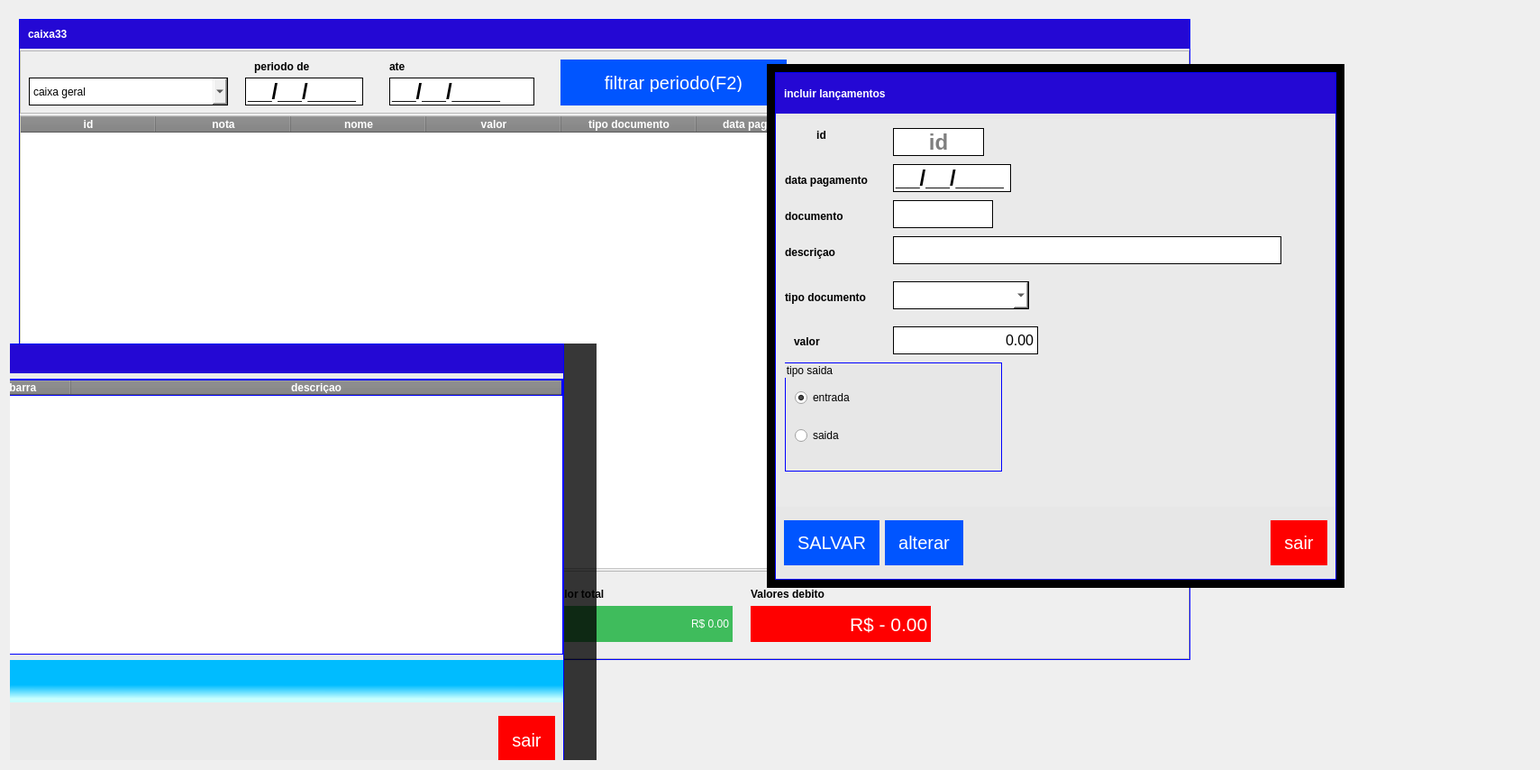
<?xml version="1.0" encoding="UTF-8"?>
<ui version="4.0">
 <class>FormCaixa</class>
 <widget class="QWidget" name="FormCaixa">
  <property name="geometry">
   <rect>
    <x>0</x>
    <y>0</y>
    <width>1709</width>
    <height>854</height>
   </rect>
  </property>
  <property name="windowTitle">
   <string>FormCaixa</string>
  </property>
  <property name="styleSheet">
   <string notr="true">QWidget{text-transform: uppercase;

}

QPushButton{
	text-align:center;
	color:#fff;
	border:0px;
	
	font-size:20px;
	cursor: pointer;
	background-color: rgb(0, 85, 255);
padding:15px 15px;
}
QPushButton:hover{
background-color:#3668ff;
}

QLabel{
font-size: 12px;
font-family: &quot;Arial&quot;;
font-weight: bold;
color:black;
border: none;
}
QLineEdit{
background-color: rgb(255, 255, 127);
font-size: 24px;
font-family: &quot;Arial&quot;;
font-weight: bold;
color: rgb(0, 0, 0);
border:none;
border-bottom-left-radius:0px;
border-bottom-right-radius:0px;
border-top-left-radius:0px;
}
QLineEdit:focus{
	background-color: rgb(255, 255, 255);
}
QComboBox{
border:1px solid;
border-bottom-left-radius:0px;
border-bottom-right-radius:0px;
border-top-left-radius:0px;
}</string>
  </property>
  <layout class="QHBoxLayout" name="horizontalLayout_3">
   <item>
    <widget class="QWidget" name="widget_2" native="true">
     <property name="minimumSize">
      <size>
       <width>0</width>
       <height>0</height>
      </size>
     </property>
     <property name="styleSheet">
      <string notr="true"/>
     </property>
     <widget class="QWidget" name="widget" native="true">
      <property name="geometry">
       <rect>
        <x>10</x>
        <y>10</y>
        <width>1300</width>
        <height>711</height>
       </rect>
      </property>
      <property name="minimumSize">
       <size>
        <width>0</width>
        <height>0</height>
       </size>
      </property>
      <property name="styleSheet">
       <string notr="true">QWidget#widget{border:1px solid blue;}</string>
      </property>
      <layout class="QVBoxLayout" name="verticalLayout">
       <property name="spacing">
        <number>2</number>
       </property>
       <property name="leftMargin">
        <number>1</number>
       </property>
       <property name="topMargin">
        <number>1</number>
       </property>
       <property name="rightMargin">
        <number>1</number>
       </property>
       <property name="bottomMargin">
        <number>1</number>
       </property>
       <item>
        <widget class="QFrame" name="frame">
         <property name="minimumSize">
          <size>
           <width>0</width>
           <height>0</height>
          </size>
         </property>
         <property name="styleSheet">
          <string notr="true">
QFrame#frame{
color:red;
border: none;
background-color:#2408D4;}

QLabel{color: white;
background-color:transparent;
font: 75 15pt &quot;MS Shell Dlg 2&quot;;

}
</string>
         </property>
         <property name="frameShape">
          <enum>QFrame::StyledPanel</enum>
         </property>
         <property name="frameShadow">
          <enum>QFrame::Raised</enum>
         </property>
         <layout class="QHBoxLayout" name="horizontalLayout_2">
          <item>
           <widget class="QLabel" name="label">
            <property name="styleSheet">
             <string notr="true"/>
            </property>
            <property name="text">
             <string>caixa33</string>
            </property>
            <property name="alignment">
             <set>Qt::AlignLeading|Qt::AlignLeft|Qt::AlignVCenter</set>
            </property>
           </widget>
          </item>
         </layout>
        </widget>
       </item>
       <item>
        <widget class="QFrame" name="frame_3">
         <property name="minimumSize">
          <size>
           <width>0</width>
           <height>70</height>
          </size>
         </property>
         <property name="styleSheet">
          <string notr="true">QLineEdit {
	font: 14pt &quot;Segoe UI&quot;;
	background-color: rgb(255, 255, 255);
	border:1px solid;
	border-color: rgb(0, 0, 0);
    selection-background-color: darkgray;
}</string>
         </property>
         <property name="frameShape">
          <enum>QFrame::StyledPanel</enum>
         </property>
         <property name="frameShadow">
          <enum>QFrame::Raised</enum>
         </property>
         <widget class="QComboBox" name="comboBox">
          <property name="geometry">
           <rect>
            <x>10</x>
            <y>30</y>
            <width>221</width>
            <height>31</height>
           </rect>
          </property>
          <item>
           <property name="text">
            <string>caixa geral</string>
           </property>
          </item>
         </widget>
         <widget class="QLineEdit" name="data_emisao">
          <property name="geometry">
           <rect>
            <x>250</x>
            <y>30</y>
            <width>131</width>
            <height>31</height>
           </rect>
          </property>
          <property name="inputMask">
           <string>99/99/9999;_</string>
          </property>
         </widget>
         <widget class="QLineEdit" name="data_final">
          <property name="geometry">
           <rect>
            <x>410</x>
            <y>30</y>
            <width>161</width>
            <height>31</height>
           </rect>
          </property>
          <property name="inputMask">
           <string>99/99/9999;_</string>
          </property>
         </widget>
         <widget class="QLabel" name="label_13">
          <property name="geometry">
           <rect>
            <x>260</x>
            <y>10</y>
            <width>91</width>
            <height>16</height>
           </rect>
          </property>
          <property name="text">
           <string>periodo de </string>
          </property>
         </widget>
         <widget class="QLabel" name="label_14">
          <property name="geometry">
           <rect>
            <x>410</x>
            <y>10</y>
            <width>91</width>
            <height>16</height>
           </rect>
          </property>
          <property name="text">
           <string>ate</string>
          </property>
         </widget>
         <widget class="QPushButton" name="bt_filtradoc">
          <property name="geometry">
           <rect>
            <x>600</x>
            <y>10</y>
            <width>251</width>
            <height>51</height>
           </rect>
          </property>
          <property name="focusPolicy">
           <enum>Qt::ClickFocus</enum>
          </property>
          <property name="text">
           <string>filtrar periodo(F2)</string>
          </property>
          <property name="shortcut">
           <string>F2</string>
          </property>
         </widget>
         <widget class="QLineEdit" name="tx_buscadoc">
          <property name="geometry">
           <rect>
            <x>870</x>
            <y>20</y>
            <width>371</width>
            <height>41</height>
           </rect>
          </property>
          <property name="placeholderText">
           <string>localizar</string>
          </property>
         </widget>
        </widget>
       </item>
       <item>
        <widget class="QTableWidget" name="tab_caixa">
         <property name="focusPolicy">
          <enum>Qt::WheelFocus</enum>
         </property>
         <property name="contextMenuPolicy">
          <enum>Qt::ActionsContextMenu</enum>
         </property>
         <property name="styleSheet">
          <string notr="true">QTableWidget {
  background-color: white;
	font: 12pt &quot;MS Shell Dlg 2&quot;;
}

QTableWidget QHeaderView::section {
  background-color: gray;
  color: white;
  font-weight: bold;
}

QTableWidget::item {
  border: 0px solid black;
border-bottom:1px solid;

}

QTableWidget::item:selected {
  background-color: blue;
  color: white;
}
</string>
         </property>
         <property name="editTriggers">
          <set>QAbstractItemView::NoEditTriggers</set>
         </property>
         <property name="tabKeyNavigation">
          <bool>false</bool>
         </property>
         <property name="selectionBehavior">
          <enum>QAbstractItemView::SelectRows</enum>
         </property>
         <property name="showGrid">
          <bool>false</bool>
         </property>
         <property name="gridStyle">
          <enum>Qt::NoPen</enum>
         </property>
         <property name="sortingEnabled">
          <bool>true</bool>
         </property>
         <attribute name="horizontalHeaderDefaultSectionSize">
          <number>150</number>
         </attribute>
         <attribute name="horizontalHeaderHighlightSections">
          <bool>false</bool>
         </attribute>
         <attribute name="horizontalHeaderStretchLastSection">
          <bool>false</bool>
         </attribute>
         <attribute name="verticalHeaderVisible">
          <bool>false</bool>
         </attribute>
         <column>
          <property name="text">
           <string>id</string>
          </property>
         </column>
         <column>
          <property name="text">
           <string>nota</string>
          </property>
         </column>
         <column>
          <property name="text">
           <string>nome</string>
          </property>
         </column>
         <column>
          <property name="text">
           <string>valor</string>
          </property>
         </column>
         <column>
          <property name="text">
           <string>tipo documento</string>
          </property>
         </column>
         <column>
          <property name="text">
           <string>data pagamento</string>
          </property>
         </column>
         <column>
          <property name="text">
           <string>cd</string>
          </property>
         </column>
         <column>
          <property name="text">
           <string/>
          </property>
         </column>
        </widget>
       </item>
       <item>
        <widget class="QFrame" name="frame_4">
         <property name="minimumSize">
          <size>
           <width>0</width>
           <height>50</height>
          </size>
         </property>
         <property name="maximumSize">
          <size>
           <width>16777215</width>
           <height>100</height>
          </size>
         </property>
         <property name="styleSheet">
          <string notr="true"/>
         </property>
         <property name="frameShape">
          <enum>QFrame::StyledPanel</enum>
         </property>
         <property name="frameShadow">
          <enum>QFrame::Raised</enum>
         </property>
         <layout class="QHBoxLayout" name="horizontalLayout_4">
          <item>
           <widget class="QFrame" name="frame_2">
            <property name="styleSheet">
             <string notr="true">QFrame{
border:none;
}
</string>
            </property>
            <property name="frameShape">
             <enum>QFrame::StyledPanel</enum>
            </property>
            <property name="frameShadow">
             <enum>QFrame::Raised</enum>
            </property>
            <layout class="QHBoxLayout" name="horizontalLayout">
             <property name="spacing">
              <number>2</number>
             </property>
             <property name="leftMargin">
              <number>0</number>
             </property>
             <property name="topMargin">
              <number>0</number>
             </property>
             <property name="rightMargin">
              <number>0</number>
             </property>
             <property name="bottomMargin">
              <number>0</number>
             </property>
             <item>
              <widget class="QPushButton" name="bt_incluircaixa">
               <property name="focusPolicy">
                <enum>Qt::NoFocus</enum>
               </property>
               <property name="text">
                <string>incluir</string>
               </property>
              </widget>
             </item>
             <item>
              <widget class="QPushButton" name="bt_alteracaixa">
               <property name="focusPolicy">
                <enum>Qt::NoFocus</enum>
               </property>
               <property name="text">
                <string>altera</string>
               </property>
              </widget>
             </item>
             <item>
              <widget class="QPushButton" name="bt_apagarcaixa">
               <property name="focusPolicy">
                <enum>Qt::NoFocus</enum>
               </property>
               <property name="text">
                <string>apagar</string>
               </property>
              </widget>
             </item>
             <item>
              <widget class="QPushButton" name="bt_imprimicaixa">
               <property name="focusPolicy">
                <enum>Qt::NoFocus</enum>
               </property>
               <property name="text">
                <string>imprimir</string>
               </property>
              </widget>
             </item>
             <item>
              <widget class="QPushButton" name="bt_veritemVenda">
               <property name="focusPolicy">
                <enum>Qt::NoFocus</enum>
               </property>
               <property name="text">
                <string>ver item venda</string>
               </property>
              </widget>
             </item>
             <item>
              <spacer name="horizontalSpacer">
               <property name="orientation">
                <enum>Qt::Horizontal</enum>
               </property>
               <property name="sizeHint" stdset="0">
                <size>
                 <width>40</width>
                 <height>20</height>
                </size>
               </property>
              </spacer>
             </item>
             <item>
              <widget class="QFrame" name="frame_6">
               <property name="maximumSize">
                <size>
                 <width>300</width>
                 <height>16777215</height>
                </size>
               </property>
               <property name="styleSheet">
                <string notr="true">QFrame{
border:none;}</string>
               </property>
               <property name="frameShape">
                <enum>QFrame::StyledPanel</enum>
               </property>
               <property name="frameShadow">
                <enum>QFrame::Raised</enum>
               </property>
               <layout class="QVBoxLayout" name="verticalLayout_4">
                <item>
                 <widget class="QLabel" name="label_3">
                  <property name="text">
                   <string>valor total</string>
                  </property>
                  <property name="alignment">
                   <set>Qt::AlignLeading|Qt::AlignLeft|Qt::AlignVCenter</set>
                  </property>
                 </widget>
                </item>
                <item>
                 <widget class="QDoubleSpinBox" name="db_valorTotal">
                  <property name="minimumSize">
                   <size>
                    <width>200</width>
                    <height>40</height>
                   </size>
                  </property>
                  <property name="focusPolicy">
                   <enum>Qt::NoFocus</enum>
                  </property>
                  <property name="styleSheet">
                   <string notr="true">QDoubleSpinBox{
	background-color: rgb(255, 0, 0);
	font: 16pt &quot;Segoe UI&quot;;
	background-color: rgb(63, 188, 92);
	border:0px;
    selection-background-color: darkgray;
	color: rgb(255, 255, 255);
}</string>
                  </property>
                  <property name="alignment">
                   <set>Qt::AlignRight|Qt::AlignTrailing|Qt::AlignVCenter</set>
                  </property>
                  <property name="buttonSymbols">
                   <enum>QAbstractSpinBox::NoButtons</enum>
                  </property>
                  <property name="showGroupSeparator" stdset="0">
                   <bool>true</bool>
                  </property>
                  <property name="prefix">
                   <string>R$ </string>
                  </property>
                  <property name="maximum">
                   <double>99999999.000000000000000</double>
                  </property>
                 </widget>
                </item>
               </layout>
              </widget>
             </item>
             <item>
              <widget class="QFrame" name="frame_13">
               <property name="focusPolicy">
                <enum>Qt::WheelFocus</enum>
               </property>
               <property name="styleSheet">
                <string notr="true"/>
               </property>
               <property name="frameShape">
                <enum>QFrame::StyledPanel</enum>
               </property>
               <property name="frameShadow">
                <enum>QFrame::Raised</enum>
               </property>
               <layout class="QVBoxLayout" name="verticalLayout_6">
                <item>
                 <widget class="QLabel" name="label_11">
                  <property name="text">
                   <string>Valores debito</string>
                  </property>
                 </widget>
                </item>
                <item>
                 <widget class="QDoubleSpinBox" name="db_valoreDebito">
                  <property name="minimumSize">
                   <size>
                    <width>200</width>
                    <height>40</height>
                   </size>
                  </property>
                  <property name="font">
                   <font>
                    <pointsize>16</pointsize>
                    <italic>false</italic>
                    <bold>false</bold>
                   </font>
                  </property>
                  <property name="focusPolicy">
                   <enum>Qt::NoFocus</enum>
                  </property>
                  <property name="styleSheet">
                   <string notr="true">QDoubleSpinBox{
	background-color: rgb(255, 0, 0);
	font: 16pt &quot;Segoe UI&quot;;
	
	color: rgb(255, 255, 255);
	border:0px;
    selection-background-color: darkgray;

}</string>
                  </property>
                  <property name="alignment">
                   <set>Qt::AlignRight|Qt::AlignTrailing|Qt::AlignVCenter</set>
                  </property>
                  <property name="buttonSymbols">
                   <enum>QAbstractSpinBox::NoButtons</enum>
                  </property>
                  <property name="showGroupSeparator" stdset="0">
                   <bool>true</bool>
                  </property>
                  <property name="prefix">
                   <string>R$ - </string>
                  </property>
                  <property name="maximum">
                   <double>9999999.000000000000000</double>
                  </property>
                 </widget>
                </item>
               </layout>
              </widget>
             </item>
            </layout>
           </widget>
          </item>
          <item>
           <spacer name="horizontalSpacer_6">
            <property name="orientation">
             <enum>Qt::Horizontal</enum>
            </property>
            <property name="sizeHint" stdset="0">
             <size>
              <width>40</width>
              <height>20</height>
             </size>
            </property>
           </spacer>
          </item>
         </layout>
        </widget>
       </item>
      </layout>
     </widget>
     <widget class="QWidget" name="widgetFundovisutalitem" native="true">
      <property name="geometry">
       <rect>
        <x>-120</x>
        <y>370</y>
        <width>771</width>
        <height>491</height>
       </rect>
      </property>
      <property name="styleSheet">
       <string notr="true">QWidget#widgetFundovisutalitem{
	background-color: rgb(0, 0, 0,200);
}</string>
      </property>
      <layout class="QHBoxLayout" name="horizontalLayout_9">
       <item>
        <widget class="QWidget" name="Wd_VisualisarItens" native="true">
         <property name="minimumSize">
          <size>
           <width>0</width>
           <height>0</height>
          </size>
         </property>
         <property name="maximumSize">
          <size>
           <width>700</width>
           <height>500</height>
          </size>
         </property>
         <property name="styleSheet">
          <string notr="true">QWidget{
background: #eaeaea;
border:1px solid blue;
}</string>
         </property>
         <layout class="QVBoxLayout" name="verticalLayout_2">
          <property name="leftMargin">
           <number>1</number>
          </property>
          <property name="topMargin">
           <number>1</number>
          </property>
          <property name="rightMargin">
           <number>1</number>
          </property>
          <property name="bottomMargin">
           <number>15</number>
          </property>
          <item>
           <widget class="QFrame" name="frame_7">
            <property name="styleSheet">
             <string notr="true">
QFrame#frame_7{
color:red;
border: none;
background-color:#2408D4;}

QLabel{color: white;
background-color:transparent;
font: 75 15pt &quot;MS Shell Dlg 2&quot;;

}</string>
            </property>
            <property name="frameShape">
             <enum>QFrame::StyledPanel</enum>
            </property>
            <property name="frameShadow">
             <enum>QFrame::Raised</enum>
            </property>
            <layout class="QHBoxLayout" name="horizontalLayout_5">
             <item>
              <widget class="QLabel" name="label_4">
               <property name="styleSheet">
                <string notr="true">border:none</string>
               </property>
               <property name="text">
                <string>itens nota</string>
               </property>
               <property name="alignment">
                <set>Qt::AlignLeading|Qt::AlignLeft|Qt::AlignVCenter</set>
               </property>
              </widget>
             </item>
            </layout>
           </widget>
          </item>
          <item>
           <widget class="QTableWidget" name="tb_Caixa_itens">
            <property name="contextMenuPolicy">
             <enum>Qt::ActionsContextMenu</enum>
            </property>
            <property name="styleSheet">
             <string notr="true">QTableWidget {
  background-color: white;
	font: 12pt &quot;MS Shell Dlg 2&quot;;
}

QTableWidget QHeaderView::section {
  background-color: gray;
  color: white;
  font-weight: bold;
}

QTableWidget::item {
  border: 0px solid black;
border-bottom:1px solid;

}

QTableWidget::item:selected {
  background-color: blue;
  color: white;
}
</string>
            </property>
            <property name="editTriggers">
             <set>QAbstractItemView::NoEditTriggers</set>
            </property>
            <property name="tabKeyNavigation">
             <bool>false</bool>
            </property>
            <property name="alternatingRowColors">
             <bool>true</bool>
            </property>
            <property name="selectionBehavior">
             <enum>QAbstractItemView::SelectRows</enum>
            </property>
            <attribute name="horizontalHeaderDefaultSectionSize">
             <number>150</number>
            </attribute>
            <attribute name="horizontalHeaderHighlightSections">
             <bool>false</bool>
            </attribute>
            <attribute name="horizontalHeaderStretchLastSection">
             <bool>true</bool>
            </attribute>
            <attribute name="verticalHeaderVisible">
             <bool>false</bool>
            </attribute>
            <attribute name="verticalHeaderCascadingSectionResizes">
             <bool>false</bool>
            </attribute>
            <column>
             <property name="text">
              <string>codigo barra</string>
             </property>
            </column>
            <column>
             <property name="text">
              <string>descriçao</string>
             </property>
            </column>
           </widget>
          </item>
          <item>
           <widget class="QFrame" name="frame_8">
            <property name="styleSheet">
             <string notr="true">QWidget{border: none;
background-color: qlineargradient(spread:pad, x1:0.561, y1:0.591364, x2:0.558, y2:0.914773, stop:0 rgba(0, 188, 255, 255), stop:1 rgba(201, 255, 255, 255));}

QLabel{
background:none;
font-size: 25px;
font-family: &quot;Arial&quot;;
font-weight: bold;
	color: black;
border: none;
}</string>
            </property>
            <property name="frameShape">
             <enum>QFrame::StyledPanel</enum>
            </property>
            <property name="frameShadow">
             <enum>QFrame::Raised</enum>
            </property>
            <layout class="QHBoxLayout" name="horizontalLayout_6">
             <item>
              <widget class="QLabel" name="labelQuant">
               <property name="text">
                <string/>
               </property>
              </widget>
             </item>
            </layout>
           </widget>
          </item>
          <item>
           <widget class="QFrame" name="frame_9">
            <property name="styleSheet">
             <string notr="true">
QFrame{
border:none
}
QPushButton{
	text-align:center;
	color:#fff;
	border:0px;
	
	font-size:20px;
	cursor: pointer;
	background-color:red;
padding:15px 15px;
}
QPushButton:hover{
background-color:#3668ff;
}</string>
            </property>
            <property name="frameShape">
             <enum>QFrame::StyledPanel</enum>
            </property>
            <property name="frameShadow">
             <enum>QFrame::Raised</enum>
            </property>
            <layout class="QHBoxLayout" name="horizontalLayout_7">
             <item>
              <spacer name="horizontalSpacer_4">
               <property name="orientation">
                <enum>Qt::Horizontal</enum>
               </property>
               <property name="sizeHint" stdset="0">
                <size>
                 <width>40</width>
                 <height>20</height>
                </size>
               </property>
              </spacer>
             </item>
             <item>
              <widget class="QPushButton" name="bt_sairITens">
               <property name="focusPolicy">
                <enum>Qt::ClickFocus</enum>
               </property>
               <property name="text">
                <string>sair</string>
               </property>
               <property name="shortcut">
                <string>Esc</string>
               </property>
              </widget>
             </item>
            </layout>
           </widget>
          </item>
         </layout>
        </widget>
       </item>
      </layout>
     </widget>
     <widget class="QWidget" name="fundoincluir" native="true">
      <property name="geometry">
       <rect>
        <x>840</x>
        <y>60</y>
        <width>641</width>
        <height>581</height>
       </rect>
      </property>
      <property name="styleSheet">
       <string notr="true">QWidget#fundoincluir{
	background-color: rgb(0, 0, 0,200);
}</string>
      </property>
      <layout class="QHBoxLayout" name="horizontalLayout_11">
       <item>
        <widget class="QWidget" name="widget_4" native="true">
         <property name="minimumSize">
          <size>
           <width>0</width>
           <height>0</height>
          </size>
         </property>
         <property name="styleSheet">
          <string notr="true">QWidget#widget_4{
	background-color: rgb(0, 0, 0);
}</string>
         </property>
         <layout class="QVBoxLayout" name="verticalLayout_8">
          <item>
           <widget class="QWidget" name="wb_IncluirPagamento" native="true">
            <property name="minimumSize">
             <size>
              <width>0</width>
              <height>0</height>
             </size>
            </property>
            <property name="maximumSize">
             <size>
              <width>700</width>
              <height>600</height>
             </size>
            </property>
            <property name="styleSheet">
             <string notr="true">QWidget{
background-color: rgb(231, 231, 231);
border:1px solid blue;
}
QPushButton{
	text-align:center;
	color:#fff;
	border:0px;
	
	font-size:20px;
	cursor: pointer;
	background-color: rgb(0, 85, 255);
padding:15px 15px;
}
QPushButton:hover{
background-color:#3668ff;
}
</string>
            </property>
            <layout class="QVBoxLayout" name="verticalLayout_5">
             <property name="leftMargin">
              <number>1</number>
             </property>
             <property name="topMargin">
              <number>1</number>
             </property>
             <property name="rightMargin">
              <number>1</number>
             </property>
             <property name="bottomMargin">
              <number>15</number>
             </property>
             <item>
              <widget class="QFrame" name="frame_10">
               <property name="maximumSize">
                <size>
                 <width>16777215</width>
                 <height>45</height>
                </size>
               </property>
               <property name="styleSheet">
                <string notr="true">
QFrame#frame_10{
color:red;
border: none;
background-color:#2408D4;}

QLabel{color: white;
background-color:transparent;
font: 75 15pt &quot;MS Shell Dlg 2&quot;;

}</string>
               </property>
               <property name="frameShape">
                <enum>QFrame::StyledPanel</enum>
               </property>
               <property name="frameShadow">
                <enum>QFrame::Raised</enum>
               </property>
               <layout class="QHBoxLayout" name="horizontalLayout_8">
                <item>
                 <widget class="QLabel" name="label_5">
                  <property name="styleSheet">
                   <string notr="true">border:none</string>
                  </property>
                  <property name="text">
                   <string>incluir lançamentos</string>
                  </property>
                  <property name="alignment">
                   <set>Qt::AlignLeading|Qt::AlignLeft|Qt::AlignVCenter</set>
                  </property>
                 </widget>
                </item>
               </layout>
              </widget>
             </item>
             <item>
              <widget class="QFrame" name="frame_11">
               <property name="styleSheet">
                <string notr="true">QFrame
{background: #eaeaea;
border: none
}

QLabel{
font-size: 12px;
font-family: &quot;Arial&quot;;
font-weight: bold;
color:black;
border: none;
}
QLineEdit {
	font: 14pt &quot;Segoe UI&quot;;
	background-color: rgb(255, 255, 255);
	border:1px solid;
	border-color: rgb(0, 0, 0);
    selection-background-color: darkgray;
}
QLineEdit:focus{
	background-color: rgb(255, 255, 255);
}
QComboBox{
	font: 14pt &quot;Segoe UI&quot;;
	background-color: rgb(255, 255, 255);
	border:1px solid;
	border-color: rgb(0, 0, 0);
    selection-background-color: darkgray;
}
QDoubleSpinBox{
	font: 14pt &quot;Segoe UI&quot;;
	background-color: rgb(255, 255, 255);
	border:1px solid;
	border-color: rgb(0, 0, 0);
    selection-background-color: darkgray;

}
QRadioButton::indicator {
    width:15px;
    height:15px;
}</string>
               </property>
               <property name="frameShape">
                <enum>QFrame::StyledPanel</enum>
               </property>
               <property name="frameShadow">
                <enum>QFrame::Raised</enum>
               </property>
               <widget class="QLineEdit" name="tx_incluirDocumento">
                <property name="geometry">
                 <rect>
                  <x>130</x>
                  <y>90</y>
                  <width>111</width>
                  <height>31</height>
                 </rect>
                </property>
                <property name="alignment">
                 <set>Qt::AlignCenter</set>
                </property>
               </widget>
               <widget class="QLineEdit" name="tx_incluirdescricao">
                <property name="geometry">
                 <rect>
                  <x>130</x>
                  <y>130</y>
                  <width>431</width>
                  <height>31</height>
                 </rect>
                </property>
               </widget>
               <widget class="QLabel" name="label_6">
                <property name="geometry">
                 <rect>
                  <x>10</x>
                  <y>100</y>
                  <width>91</width>
                  <height>16</height>
                 </rect>
                </property>
                <property name="text">
                 <string>documento</string>
                </property>
               </widget>
               <widget class="QLabel" name="label_7">
                <property name="geometry">
                 <rect>
                  <x>10</x>
                  <y>140</y>
                  <width>91</width>
                  <height>16</height>
                 </rect>
                </property>
                <property name="text">
                 <string>descriçao</string>
                </property>
               </widget>
               <widget class="QLabel" name="label_8">
                <property name="geometry">
                 <rect>
                  <x>20</x>
                  <y>240</y>
                  <width>47</width>
                  <height>13</height>
                 </rect>
                </property>
                <property name="text">
                 <string>valor</string>
                </property>
               </widget>
               <widget class="QComboBox" name="cb_incluirTipodocumento">
                <property name="geometry">
                 <rect>
                  <x>130</x>
                  <y>180</y>
                  <width>151</width>
                  <height>31</height>
                 </rect>
                </property>
               </widget>
               <widget class="QLabel" name="label_9">
                <property name="geometry">
                 <rect>
                  <x>10</x>
                  <y>190</y>
                  <width>111</width>
                  <height>16</height>
                 </rect>
                </property>
                <property name="text">
                 <string>tipo documento</string>
                </property>
               </widget>
               <widget class="QLabel" name="label_10">
                <property name="geometry">
                 <rect>
                  <x>10</x>
                  <y>60</y>
                  <width>111</width>
                  <height>16</height>
                 </rect>
                </property>
                <property name="text">
                 <string>data pagamento</string>
                </property>
               </widget>
               <widget class="QDoubleSpinBox" name="tx_incluirValorpagamento">
                <property name="geometry">
                 <rect>
                  <x>130</x>
                  <y>230</y>
                  <width>161</width>
                  <height>31</height>
                 </rect>
                </property>
                <property name="font">
                 <font>
                  <pointsize>12</pointsize>
                  <italic>false</italic>
                  <bold>false</bold>
                 </font>
                </property>
                <property name="styleSheet">
                 <string notr="true">font: 12pt &quot;MS Shell Dlg 2&quot;;</string>
                </property>
                <property name="alignment">
                 <set>Qt::AlignRight|Qt::AlignTrailing|Qt::AlignVCenter</set>
                </property>
                <property name="buttonSymbols">
                 <enum>QAbstractSpinBox::NoButtons</enum>
                </property>
                <property name="showGroupSeparator" stdset="0">
                 <bool>true</bool>
                </property>
                <property name="maximum">
                 <double>99999.000000000000000</double>
                </property>
                <property name="value">
                 <double>0.000000000000000</double>
                </property>
               </widget>
               <widget class="QLineEdit" name="tx_IDText">
                <property name="geometry">
                 <rect>
                  <x>130</x>
                  <y>10</y>
                  <width>101</width>
                  <height>31</height>
                 </rect>
                </property>
                <property name="focusPolicy">
                 <enum>Qt::NoFocus</enum>
                </property>
                <property name="alignment">
                 <set>Qt::AlignCenter</set>
                </property>
                <property name="placeholderText">
                 <string>id</string>
                </property>
               </widget>
               <widget class="QLabel" name="label_12">
                <property name="geometry">
                 <rect>
                  <x>10</x>
                  <y>10</y>
                  <width>81</width>
                  <height>16</height>
                 </rect>
                </property>
                <property name="text">
                 <string>id</string>
                </property>
                <property name="alignment">
                 <set>Qt::AlignCenter</set>
                </property>
               </widget>
               <widget class="QLineEdit" name="dt_incluirdata">
                <property name="geometry">
                 <rect>
                  <x>130</x>
                  <y>50</y>
                  <width>131</width>
                  <height>31</height>
                 </rect>
                </property>
                <property name="styleSheet">
                 <string notr="true">QLineEdit {
	font: 13pt &quot;Segoe UI&quot;;
	background-color: rgb(255, 255, 255);
	border:1px solid;
	border-color: rgb(0, 0, 0);
    selection-background-color: darkgray;
}</string>
                </property>
                <property name="inputMask">
                 <string>99/99/9999;_</string>
                </property>
               </widget>
               <widget class="QGroupBox" name="groupBox">
                <property name="geometry">
                 <rect>
                  <x>10</x>
                  <y>270</y>
                  <width>241</width>
                  <height>121</height>
                 </rect>
                </property>
                <property name="title">
                 <string>tipo saida</string>
                </property>
                <layout class="QVBoxLayout" name="verticalLayout_3">
                 <item>
                  <widget class="QRadioButton" name="rd_credito">
                   <property name="focusPolicy">
                    <enum>Qt::NoFocus</enum>
                   </property>
                   <property name="styleSheet">
                    <string notr="true">border:0px solid red;
background-color: none;
font: 14pt &quot;MS Shell Dlg 2&quot;;</string>
                   </property>
                   <property name="text">
                    <string>entrada</string>
                   </property>
                   <property name="checked">
                    <bool>true</bool>
                   </property>
                  </widget>
                 </item>
                 <item>
                  <widget class="QRadioButton" name="rd_debito">
                   <property name="styleSheet">
                    <string notr="true">border:0px solid red;
background-color: none;
font: 14pt &quot;MS Shell Dlg 2&quot;;</string>
                   </property>
                   <property name="text">
                    <string>saida</string>
                   </property>
                  </widget>
                 </item>
                </layout>
               </widget>
              </widget>
             </item>
             <item>
              <widget class="QFrame" name="frame_12">
               <property name="maximumSize">
                <size>
                 <width>16777215</width>
                 <height>60</height>
                </size>
               </property>
               <property name="styleSheet">
                <string notr="true">
QFrame{
border:none
}
</string>
               </property>
               <property name="frameShape">
                <enum>QFrame::StyledPanel</enum>
               </property>
               <property name="frameShadow">
                <enum>QFrame::Raised</enum>
               </property>
               <layout class="QHBoxLayout" name="horizontalLayout_10">
                <item>
                 <widget class="QPushButton" name="bt_SalvarPagamento">
                  <property name="minimumSize">
                   <size>
                    <width>0</width>
                    <height>50</height>
                   </size>
                  </property>
                  <property name="font">
                   <font>
                    <pointsize>-1</pointsize>
                    <bold>false</bold>
                   </font>
                  </property>
                  <property name="cursor">
                   <cursorShape>PointingHandCursor</cursorShape>
                  </property>
                  <property name="focusPolicy">
                   <enum>Qt::ClickFocus</enum>
                  </property>
                  <property name="contextMenuPolicy">
                   <enum>Qt::NoContextMenu</enum>
                  </property>
                  <property name="styleSheet">
                   <string notr="true"/>
                  </property>
                  <property name="text">
                   <string>SALVAR</string>
                  </property>
                  <property name="iconSize">
                   <size>
                    <width>75</width>
                    <height>35</height>
                   </size>
                  </property>
                  <property name="shortcut">
                   <string>F2</string>
                  </property>
                 </widget>
                </item>
                <item>
                 <widget class="QPushButton" name="bt_Altera">
                  <property name="minimumSize">
                   <size>
                    <width>0</width>
                    <height>50</height>
                   </size>
                  </property>
                  <property name="focusPolicy">
                   <enum>Qt::ClickFocus</enum>
                  </property>
                  <property name="styleSheet">
                   <string notr="true"/>
                  </property>
                  <property name="text">
                   <string>alterar</string>
                  </property>
                  <property name="shortcut">
                   <string>F2</string>
                  </property>
                 </widget>
                </item>
                <item>
                 <spacer name="horizontalSpacer_5">
                  <property name="orientation">
                   <enum>Qt::Horizontal</enum>
                  </property>
                  <property name="sizeHint" stdset="0">
                   <size>
                    <width>40</width>
                    <height>20</height>
                   </size>
                  </property>
                 </spacer>
                </item>
                <item>
                 <widget class="QPushButton" name="bt_sairlancamento">
                  <property name="minimumSize">
                   <size>
                    <width>0</width>
                    <height>50</height>
                   </size>
                  </property>
                  <property name="focusPolicy">
                   <enum>Qt::ClickFocus</enum>
                  </property>
                  <property name="styleSheet">
                   <string notr="true">QPushButton{
	text-align:center;
	color:#fff;
	border:0px;
	
	font-size:20px;
	cursor: pointer;
	background-color:red;
padding:15px 15px;
}
QPushButton:hover{
background-color:#3668ff;
}</string>
                  </property>
                  <property name="text">
                   <string>sair</string>
                  </property>
                  <property name="shortcut">
                   <string>Esc</string>
                  </property>
                 </widget>
                </item>
               </layout>
              </widget>
             </item>
            </layout>
           </widget>
          </item>
         </layout>
        </widget>
       </item>
      </layout>
     </widget>
    </widget>
   </item>
  </layout>
  <action name="actionaltera_lan_amento">
   <property name="text">
    <string>altera lançamento</string>
   </property>
  </action>
  <action name="actionincluir_lan_amento">
   <property name="icon">
    <iconset>
     <normaloff>:/telainicial/telainicial/parcelas.png</normaloff>:/telainicial/telainicial/parcelas.png</iconset>
   </property>
   <property name="text">
    <string>incluir lançamento</string>
   </property>
  </action>
 </widget>
 <tabstops>
  <tabstop>comboBox</tabstop>
  <tabstop>data_emisao</tabstop>
  <tabstop>data_final</tabstop>
  <tabstop>tx_buscadoc</tabstop>
  <tabstop>dt_incluirdata</tabstop>
  <tabstop>tx_incluirDocumento</tabstop>
  <tabstop>tx_incluirdescricao</tabstop>
  <tabstop>cb_incluirTipodocumento</tabstop>
  <tabstop>tx_incluirValorpagamento</tabstop>
  <tabstop>rd_debito</tabstop>
  <tabstop>tab_caixa</tabstop>
  <tabstop>tb_Caixa_itens</tabstop>
  <tabstop>bt_veritemVenda</tabstop>
  <tabstop>frame_13</tabstop>
 </tabstops>
 <resources/>
 <connections>
  <connection>
   <sender>bt_imprimicaixa</sender>
   <signal>clicked()</signal>
   <receiver>FormCaixa</receiver>
   <slot>repaint()</slot>
   <hints>
    <hint type="sourcelabel">
     <x>379</x>
     <y>755</y>
    </hint>
    <hint type="destinationlabel">
     <x>750</x>
     <y>401</y>
    </hint>
   </hints>
  </connection>
 </connections>
</ui>
